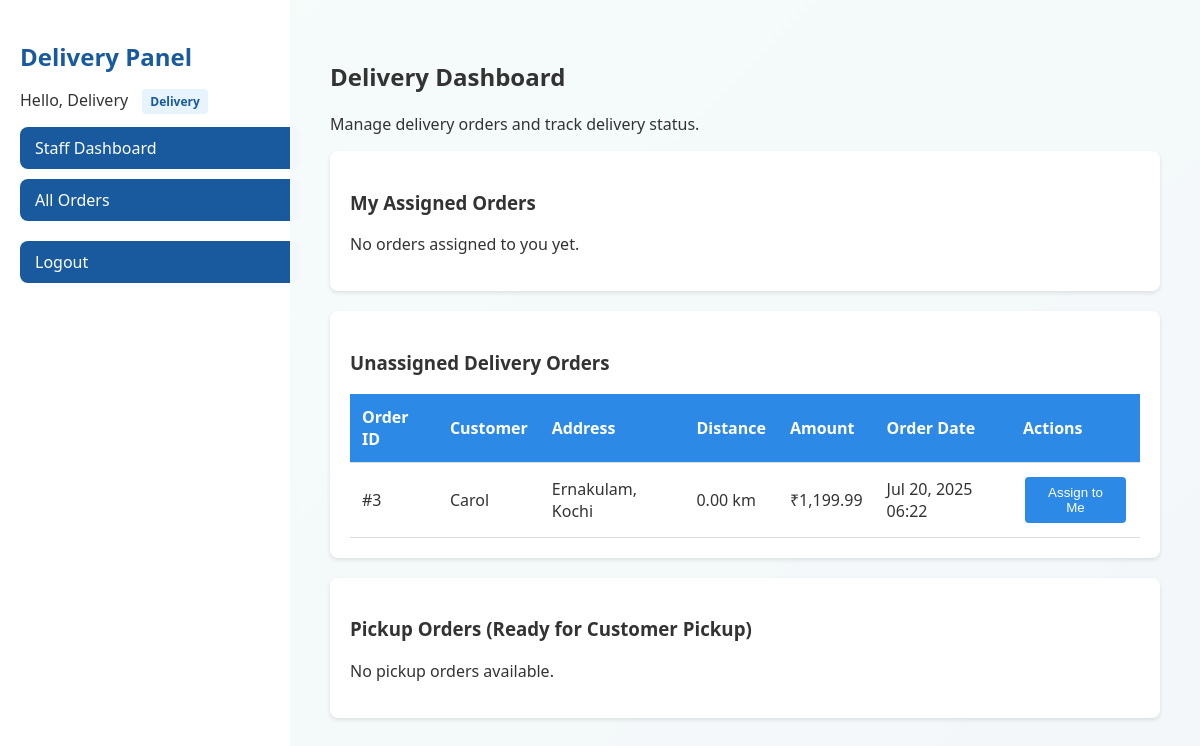
/staff/delivery_dashboard.php (signed in), run on the app's committed database.
### tables this page shows
CREATE TABLE orders (
    id INT(11) PRIMARY KEY AUTO_INCREMENT,
    customer_id VARCHAR(60) NOT NULL,
    total_amount DECIMAL(10,2) NOT NULL,
    order_date DATETIME NOT NULL,
    status ENUM('Pending', 'Processing', 'Ready for Pickup', 'Out for Delivery', 'Delivered', 'Cancelled') NOT NULL DEFAULT 'Pending',
    delivery_type ENUM('delivery', 'pickup') NULL,
    delivery_address TEXT NULL,
    delivery_staff_id VARCHAR(11) NULL,
    delivery_distance DECIMAL(8,2) NULL,
    delivery_fee DECIMAL(10,2) DEFAULT 0.00,
    estimated_delivery_time DATETIME NULL,
    actual_delivery_time DATETIME NULL,
    INDEX idx_customer_id (customer_id),
    INDEX idx_status (status),
    INDEX idx_delivery_staff_id (delivery_staff_id),
    FOREIGN KEY (customer_id) REFERENCES tbl_customer(Cust_id) ON DELETE CASCADE,
    FOREIGN KEY (delivery_staff_id) REFERENCES tbl_staff(Staff_id) ON DELETE SET NULL
);

CREATE TABLE tbl_customer (
    Cust_id VARCHAR(60) PRIMARY KEY,
    Cust_fname VARCHAR(100) NOT NULL,
    Cust_lname VARCHAR(100) NOT NULL,
    Cust_street VARCHAR(200) NOT NULL,
    Cust_city VARCHAR(100) NOT NULL,
    Cust_state VARCHAR(100) NOT NULL,
    Cust_gender VARCHAR(20) NOT NULL,
    Cust_ph VARCHAR(100) NOT NULL,
    Cust_email VARCHAR(225) NOT NULL,
    Username VARCHAR(225) NOT NULL,
    Password VARCHAR(225) NOT NULL,
    latitude DECIMAL(10,8) NULL,
    longitude DECIMAL(11,8) NULL
);

### session_manager.php (called while the page is built, shortened)
<?php
function isCustomerLoggedIn() {
    return isset($_SESSION['customer_id']) && isset($_SESSION['customer_name']);
}
function isStaffLoggedIn() {
    return isset($_SESSION['staff_id']) && isset($_SESSION['staff_name']);
}
function getCurrentUsername() {
    if (isStaffLoggedIn()) {
        return $_SESSION['staff_name'];
    }
    return null;
}
?>

### delivery_utils.php (called while the page is built, shortened)
<?php
function getDeliveryOrders($conn, $staffId = null) {
    $sql = "SELECT o.*, c.Cust_fname AS customer_name,
                   CONCAT(c.Cust_street, ', ', c.Cust_city, ', ', c.Cust_state) AS customer_location,
                   c.latitude, c.longitude
            FROM orders o
            JOIN tbl_customer c ON o.customer_id = c.Cust_id
            WHERE o.delivery_type = 'delivery'";
    if ($staffId) {
        $sql .= " AND o.delivery_staff_id = ?";
    }
    $sql .= " ORDER BY o.order_date DESC";
    $stmt = $conn->prepare($sql);
    if ($staffId) {
        $stmt->bind_param("s", $staffId);
    }
    $stmt->execute();
    $result = $stmt->get_result();
    $orders = [];
    while ($row = $result->fetch_assoc()) {
        $orders[] = $row;
    }
    return $orders;
}
?>

### staff/delivery_dashboard.php (the view, shortened to what this page needs)
<?php
require_once '../session_manager.php';
include '../db_connect.php';
include '../delivery_utils.php';
$staff_id = getCurrentUserId();
$delivery_orders = getDeliveryOrders($conn, $staff_id);
$unassigned_orders = getDeliveryOrders($conn);
?>
<!DOCTYPE html>
<html lang="en">
<head>
</head>
<body>
  <div class="dashboard">
    <aside class="sidebar">
      <h2>Delivery Panel</h2>
      <p>Hello, <?= htmlspecialchars(getCurrentUsername()) ?> <span class="role-badge">Delivery</span></p>
      <ul>
        <li><a href="delivery_dashboard.php">Staff Dashboard</a></li>
        <li><a href="view_orders.php">All Orders</a></li>
        <li><a class="logout-link" href="../authentication/logout.php">Logout</a></li>
      </ul>
    </aside>
    <main class="main-content">
      <h2>Delivery Dashboard</h2>
      <p>Manage delivery orders and track delivery status.</p>
      <div class="section">
        <h3>My Assigned Orders</h3>
        <?php if (empty($delivery_orders)): ?>
          <p>No orders assigned to you yet.</p>
        <?php endif; ?>
      </div>
      <div class="section">
        <h3>Unassigned Delivery Orders</h3>
        <?php
        $unassigned = array_filter($unassigned_orders, function($order) {
          return $order['delivery_staff_id'] === null && $order['status'] === 'Processing';
        });
        ?>
        <?php if (empty($unassigned)): ?>
          <p>No unassigned orders available.</p>
        <?php else: ?>
          <table>
            <tr>
              <th>Order ID</th>
              <th>Customer</th>
              <th>Address</th>
              <th>Distance</th>
              <th>Amount</th>
              <th>Order Date</th>
              <th>Actions</th>
            </tr>
            <?php foreach ($unassigned as $order): ?>
              <tr>
                <td>#<?php echo $order['id']; ?></td>
                <td><?php echo htmlspecialchars($order['customer_name']); ?></td>
                <td><?php echo htmlspecialchars($order['delivery_address']); ?></td>
                <td><?php echo number_format($order['delivery_distance'], 2); ?> km</td>
                <td>₹<?php echo number_format($order['total_amount'], 2); ?></td>
                <td><?php echo date('M d, Y H:i', strtotime($order['order_date'])); ?></td>
                <td>
                  <form method="post" style="display: inline;">
                    <button type="submit" name="assign_order" value="1" class="btn btn-primary">Assign to Me</button>
                  </form>
                </td>
              </tr>
            <?php endforeach; ?>
          </table>
        <?php endif; ?>
      </div>
      <div class="section">
        <h3>Pickup Orders (Ready for Customer Pickup)</h3>
        <?php
        $pickup_orders = array_filter($unassigned_orders, function($order) {
          return $order['delivery_type'] === 'pickup' && $order['status'] === 'Processing';
        });
        ?>
        <?php if (empty($pickup_orders)): ?>
          <p>No pickup orders available.</p>
        <?php endif; ?>
      </div>
    </main>
  </div>
</body>
</html>

### staff/delivery_dashboard.php (style rules this page uses)
body { margin: 0; font-family: 'Segoe UI', sans-serif; display: flex; height: 100vh; background: linear-gradient(135deg, #43cea2, #185a9d); color: #333; }
.dashboard { display: flex; width: 100%; }
.sidebar { background: white; padding: 20px; width: 250px; box-shadow: 2px 0 5px rgba(0,0,0,0.1); }
.sidebar h2 { margin-bottom: 10px; color: #185a9d; }
.sidebar ul { list-style: none; padding: 0; }
.sidebar li { margin: 10px 0; }
.sidebar button, .sidebar a { background: #185a9d; color: white; padding: 10px 15px; border: none; border-radius: 8px; text-decoration: none; cursor: pointer; width: 100%; text-align: left; transition: background 0.3s ease; display: block; }
.main-content { flex: 1; padding: 40px; background: rgba(255,255,255,0.95); overflow-y: auto; }
.logout-link { margin-top: 20px; display: block; color: red; }
.role-badge { background: #e8f4fd; color: #185a9d; padding: 4px 8px; border-radius: 4px; font-size: 12px; font-weight: bold; margin-left: 10px; }
.section { background: white; padding: 20px; border-radius: 8px; margin-bottom: 20px; box-shadow: 0 2px 4px rgba(0,0,0,0.1); }
table { width: 100%; border-collapse: collapse; margin-top: 15px; }
th, td { padding: 12px; text-align: left; border-bottom: 1px solid #ddd; }
th { background-color: #2d89e6; color: white; }
.btn { padding: 8px 16px; border: none; border-radius: 4px; cursor: pointer; margin: 2px; }
.btn-primary { background: #2d89e6; color: white; }

### data on the page
orders: id "3", customer.Cust_fname "Carol", delivery_address "Ernakulam, Kochi", delivery_distance "0.00", total_amount "1,199.99", order_date "Jul 20, 2025 06:22"

### other printed values
getCurrentUsername() "Delivery"
